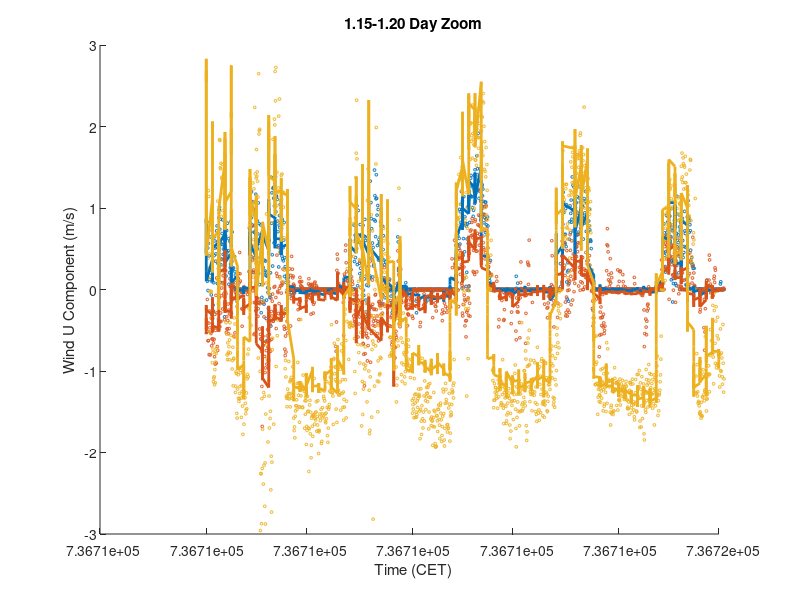

Write MATLAB code to recreate this figure. (Note: this script raises an error after producing the figure.)
%% WindU_Plots.m
% Nipun Gunawardena
% Plot the data from Virtual_Potential_Temperature_Range1.m and
% Virtual_Potential_Temperature_Range2.m

clear all, close all, clc


%% Load first dataset
load('1.15-1.20.mat');

% RMSE Function
rmse = @(y, ypred) sqrt(nanmean((y-ypred).^2));


%% Plot first dataset
fig = figure();
set(fig, 'Units', 'normalized', 'Position', [0,0,1,1]);
% subplot(3,2,1);
hold all
plot(datesTest, targetsTest(1,:), 'o', 'MarkerSize', 2);    % LEMS A
plot(datesTest, targetsTest(2,:), 'o', 'MarkerSize', 2);    % LEMS B
plot(datesTest, targetsTest(3,:), 'o', 'MarkerSize', 2);    % LEMS D
set(gca,'ColorOrderIndex',1)
plot(datesTest, outputsTest(1,:), '-', 'LineWidth', 2);    % LEMS A
plot(datesTest, outputsTest(2,:), '-', 'LineWidth', 2);    % LEMS B
plot(datesTest, outputsTest(3,:), '-', 'LineWidth', 2);    % LEMS D
xlabel('Time (CET)');
ylabel('Wind U Component (m/s)');
title('1.15-1.20 Day Zoom');
dynamicDateTicks()
legend('LEMS A Data','LEMS B Data','LEMS D Data', 'LEMS A ANN','LEMS B ANN','LEMS D ANN');
print('ANN_windU_1-15_Zoom.eps', '-depsc');

fig = figure();
set(fig, 'Units', 'normalized', 'Position', [0,0,1,1]);
% subplot(3,2,3);
names = {'LEMS A', 'LEMS B', 'LEMS D', 'LEMS E', 'LEMS F', 'LEMS G', 'LEMS H', 'LEMS L'};
for i = 1:8
    h = subplot(2,4,i);
    hold on
    plot(targetsTest(i,:), outputsTest(i,:), 'o', 'MarkerSize', 2);
    p = polyfit(targetsTest(i,:), outputsTest(i,:), 1);
    pLine = polyval(p, [min(outputsTest(i,:)) max(outputsTest(i,:))]);
%     plot([min(outputsTest(i,:)) max(outputsTest(i,:))], [pLine(1) pLine(2)], 'r-', 'LineWidth', 2);
    nrmse = rmse(targetsTest(i,:), outputsTest(i,:)) / range(targetsTest(i,:));
    pr = refline(1, 0);
    axis square
    r2 = coefDeter(targetsTest(i,:), outputsTest(i,:));
    xlim = h.XLim;
    ylim = h.YLim;
    text(xlim(1)+(0.05*range(xlim)), ylim(2)-(0.05*range(ylim)), sprintf('NRMSE = %f', nrmse));
    xlabel('Data');
    ylabel('ANN Output');
    title(names{i});
end
print('ANN_windU_1-15_rSq.eps', '-depsc');

fig = figure();
set(fig, 'Units', 'normalized', 'Position', [0,0,1,1]);
% subplot(3,2,5);
hold on
plot(datesTest, mmOut, 'b:', 'LineWidth', 2);
plot(datesTest, mmTarg, 'r-');
plot(datesTest, stdOut, 'm:', 'LineWidth', 2);
plot(datesTest, stdTarg, 'k-');
xlabel('Date')
ylabel('Wind U Component Statistics (m/s)');
title(sprintf('Test Data || Range RMSE = %f || StdDev RMSE = %f', rmse(mmTarg, mmOut), rmse(stdTarg, stdOut)));
dynamicDateTicks()
legend('Range Output','Range Target','StdDev Output','StdDev Target');
print('ANN_windU_1-15_Stats.eps', '-depsc');



%% Load second dataset
clear all
load('1.27-2.01.mat');

% RMSE Function
rmse = @(y, ypred) sqrt(nanmean((y-ypred).^2));


%% Plot second dataset
fig = figure();
set(fig, 'Units', 'normalized', 'Position', [0,0,1,1]);
% subplot(3,2,1);
hold all
plot(datesTest, targetsTest(1,:), 'o', 'MarkerSize', 2);    % LEMS A
plot(datesTest, targetsTest(2,:), 'o', 'MarkerSize', 2);    % LEMS B
plot(datesTest, targetsTest(3,:), 'o', 'MarkerSize', 2);    % LEMS D
set(gca,'ColorOrderIndex',1)
plot(datesTest, outputsTest(1,:), '-', 'LineWidth', 2);    % LEMS A
plot(datesTest, outputsTest(2,:), '-', 'LineWidth', 2);    % LEMS B
plot(datesTest, outputsTest(3,:), '-', 'LineWidth', 2);    % LEMS D
xlabel('Time (CET)');
ylabel('Wind U Component (m/s)');
title('1.27-2.01 Day Zoom');
dynamicDateTicks()
legend('LEMS A Data','LEMS B Data','LEMS D Data', 'LEMS A ANN','LEMS B ANN','LEMS D ANN');
print('ANN_windU_1-27_Zoom.eps', '-depsc');

fig = figure();
set(fig, 'Units', 'normalized', 'Position', [0,0,1,1]);
% subplot(3,2,3);
names = {'LEMS A', 'LEMS B', 'LEMS D', 'LEMS E', 'LEMS F', 'LEMS G', 'LEMS H', 'LEMS L'};
for i = 1:8
    h = subplot(2,4,i);
    hold on
    plot(targetsTest(i,:), outputsTest(i,:), 'o', 'MarkerSize', 2);
    p = polyfit(targetsTest(i,:), outputsTest(i,:), 1);
    pLine = polyval(p, [min(outputsTest(i,:)) max(outputsTest(i,:))]);
%     plot([min(outputsTest(i,:)) max(outputsTest(i,:))], [pLine(1) pLine(2)], 'r-', 'LineWidth', 2);
    nrmse = rmse(targetsTest(i,:), outputsTest(i,:)) / range(targetsTest(i,:));
    pr = refline(1, 0);
    axis square
    r2 = coefDeter(targetsTest(i,:), outputsTest(i,:));
    xlim = h.XLim;
    ylim = h.YLim;
    text(xlim(1)+(0.05*range(xlim)), ylim(2)-(0.05*range(ylim)), sprintf('NRMSE = %f', nrmse));
    xlabel('Data');
    ylabel('ANN Output');
    title(names{i});
end
print('ANN_windU_1-27_rSq.eps', '-depsc');

fig = figure();
set(fig, 'Units', 'normalized', 'Position', [0,0,1,1]);
% subplot(3,2,5);
hold on
plot(datesTest, mmOut, 'b:', 'LineWidth', 2);
plot(datesTest, mmTarg, 'r-');
plot(datesTest, stdOut, 'm:', 'LineWidth', 2);
plot(datesTest, stdTarg, 'k-');
xlabel('Date')
ylabel('Wind U Component Statistics (m/s)');
title(sprintf('Test Data || Range RMSE = %f || StdDev RMSE = %f', rmse(mmTarg, mmOut), rmse(stdTarg, stdOut)));
dynamicDateTicks()
legend('Range Output','Range Target','StdDev Output','StdDev Target');
print('ANN_windU_1-27_Stats.eps', '-depsc');
